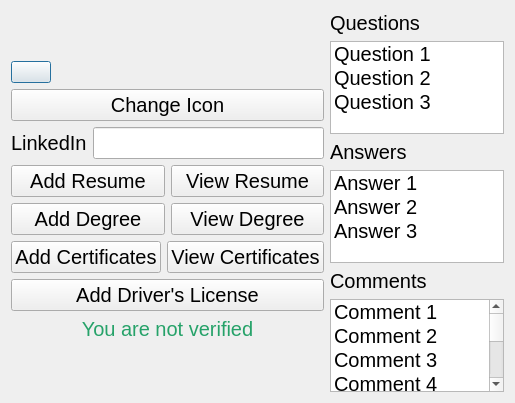
<?xml version="1.0" encoding="UTF-8"?>
<ui version="4.0">
 <class>Profile</class>
 <widget class="QDialog" name="Profile">
  <property name="geometry">
   <rect>
    <x>0</x>
    <y>0</y>
    <width>515</width>
    <height>403</height>
   </rect>
  </property>
  <property name="windowTitle">
   <string>Profile</string>
  </property>
  <layout class="QGridLayout" name="gridLayout">
   <item row="0" column="0">
    <layout class="QHBoxLayout" name="horizontalLayout_8">
     <item>
      <layout class="QVBoxLayout" name="verticalLayout_5">
       <item>
        <layout class="QVBoxLayout" name="verticalLayout_4">
         <item>
          <widget class="QPushButton" name="pushButton_profilePic">
           <property name="sizePolicy">
            <sizepolicy hsizetype="Maximum" vsizetype="Maximum">
             <horstretch>0</horstretch>
             <verstretch>0</verstretch>
            </sizepolicy>
           </property>
           <property name="text">
            <string/>
           </property>
          </widget>
         </item>
         <item>
          <widget class="QPushButton" name="pushButton_viewIcon">
           <property name="font">
            <font>
             <pointsize>15</pointsize>
            </font>
           </property>
           <property name="text">
            <string>Change Icon</string>
           </property>
          </widget>
         </item>
         <item>
          <layout class="QVBoxLayout" name="verticalLayout">
           <item>
            <layout class="QHBoxLayout" name="horizontalLayout">
             <item>
              <widget class="QLabel" name="label_4">
               <property name="sizePolicy">
                <sizepolicy hsizetype="Preferred" vsizetype="Maximum">
                 <horstretch>0</horstretch>
                 <verstretch>0</verstretch>
                </sizepolicy>
               </property>
               <property name="font">
                <font>
                 <pointsize>15</pointsize>
                </font>
               </property>
               <property name="text">
                <string>LinkedIn</string>
               </property>
              </widget>
             </item>
             <item>
              <widget class="QLineEdit" name="lineEdit_LinkedInLine">
               <property name="sizePolicy">
                <sizepolicy hsizetype="Expanding" vsizetype="Maximum">
                 <horstretch>0</horstretch>
                 <verstretch>0</verstretch>
                </sizepolicy>
               </property>
               <property name="font">
                <font>
                 <pointsize>15</pointsize>
                </font>
               </property>
              </widget>
             </item>
            </layout>
           </item>
           <item>
            <layout class="QHBoxLayout" name="horizontalLayout_2">
             <item>
              <widget class="QPushButton" name="pushButton_AddResume">
               <property name="font">
                <font>
                 <pointsize>15</pointsize>
                </font>
               </property>
               <property name="text">
                <string>Add Resume</string>
               </property>
              </widget>
             </item>
             <item>
              <widget class="QPushButton" name="pushButton_ViewResume">
               <property name="font">
                <font>
                 <pointsize>15</pointsize>
                </font>
               </property>
               <property name="text">
                <string>View Resume</string>
               </property>
              </widget>
             </item>
            </layout>
           </item>
           <item>
            <layout class="QHBoxLayout" name="horizontalLayout_3">
             <item>
              <widget class="QPushButton" name="pushButton_AddDegree">
               <property name="font">
                <font>
                 <pointsize>15</pointsize>
                </font>
               </property>
               <property name="text">
                <string>Add Degree</string>
               </property>
              </widget>
             </item>
             <item>
              <widget class="QPushButton" name="pushButton_ViewDegree">
               <property name="font">
                <font>
                 <pointsize>15</pointsize>
                </font>
               </property>
               <property name="text">
                <string>View Degree</string>
               </property>
              </widget>
             </item>
            </layout>
           </item>
           <item>
            <layout class="QHBoxLayout" name="horizontalLayout_4">
             <item>
              <widget class="QPushButton" name="pushButton_AddCertificates">
               <property name="font">
                <font>
                 <pointsize>15</pointsize>
                </font>
               </property>
               <property name="text">
                <string>Add Certificates</string>
               </property>
              </widget>
             </item>
             <item>
              <widget class="QPushButton" name="pushButton_ViewCertificates">
               <property name="font">
                <font>
                 <pointsize>15</pointsize>
                </font>
               </property>
               <property name="text">
                <string>View Certificates</string>
               </property>
              </widget>
             </item>
            </layout>
           </item>
           <item>
            <widget class="QPushButton" name="pushButton_AddDriverLicense">
             <property name="font">
              <font>
               <pointsize>15</pointsize>
              </font>
             </property>
             <property name="text">
              <string>Add Driver's License</string>
             </property>
            </widget>
           </item>
           <item>
            <widget class="QLabel" name="label_5">
             <property name="sizePolicy">
              <sizepolicy hsizetype="Preferred" vsizetype="Maximum">
               <horstretch>0</horstretch>
               <verstretch>0</verstretch>
              </sizepolicy>
             </property>
             <property name="palette">
              <palette>
               <active>
                <colorrole role="WindowText">
                 <brush brushstyle="SolidPattern">
                  <color alpha="255">
                   <red>38</red>
                   <green>162</green>
                   <blue>105</blue>
                  </color>
                 </brush>
                </colorrole>
               </active>
               <inactive>
                <colorrole role="WindowText">
                 <brush brushstyle="SolidPattern">
                  <color alpha="255">
                   <red>38</red>
                   <green>162</green>
                   <blue>105</blue>
                  </color>
                 </brush>
                </colorrole>
               </inactive>
               <disabled/>
              </palette>
             </property>
             <property name="font">
              <font>
               <pointsize>15</pointsize>
              </font>
             </property>
             <property name="text">
              <string>You are not verified</string>
             </property>
             <property name="alignment">
              <set>Qt::AlignmentFlag::AlignCenter</set>
             </property>
            </widget>
           </item>
          </layout>
         </item>
        </layout>
       </item>
      </layout>
     </item>
     <item>
      <layout class="QVBoxLayout" name="verticalLayout_7">
       <item>
        <widget class="QLabel" name="label">
         <property name="sizePolicy">
          <sizepolicy hsizetype="Preferred" vsizetype="Maximum">
           <horstretch>0</horstretch>
           <verstretch>0</verstretch>
          </sizepolicy>
         </property>
         <property name="font">
          <font>
           <pointsize>15</pointsize>
          </font>
         </property>
         <property name="text">
          <string>Questions</string>
         </property>
        </widget>
       </item>
       <item>
        <widget class="QListWidget" name="listWidget_postsFromProfile">
         <property name="palette">
          <palette>
           <active>
            <colorrole role="Highlight">
             <brush brushstyle="SolidPattern">
              <color alpha="255">
               <red>146</red>
               <green>194</green>
               <blue>242</blue>
              </color>
             </brush>
            </colorrole>
            <colorrole role="HighlightedText">
             <brush brushstyle="SolidPattern">
              <color alpha="255">
               <red>0</red>
               <green>0</green>
               <blue>0</blue>
              </color>
             </brush>
            </colorrole>
           </active>
           <inactive>
            <colorrole role="Highlight">
             <brush brushstyle="SolidPattern">
              <color alpha="255">
               <red>146</red>
               <green>194</green>
               <blue>242</blue>
              </color>
             </brush>
            </colorrole>
            <colorrole role="HighlightedText">
             <brush brushstyle="SolidPattern">
              <color alpha="255">
               <red>0</red>
               <green>0</green>
               <blue>0</blue>
              </color>
             </brush>
            </colorrole>
           </inactive>
           <disabled>
            <colorrole role="HighlightedText">
             <brush brushstyle="SolidPattern">
              <color alpha="255">
               <red>0</red>
               <green>0</green>
               <blue>0</blue>
              </color>
             </brush>
            </colorrole>
           </disabled>
          </palette>
         </property>
         <property name="font">
          <font>
           <pointsize>15</pointsize>
          </font>
         </property>
         <item>
          <property name="text">
           <string>Question 1</string>
          </property>
         </item>
         <item>
          <property name="text">
           <string>Question 2</string>
          </property>
         </item>
         <item>
          <property name="text">
           <string>Question 3</string>
          </property>
         </item>
        </widget>
       </item>
       <item>
        <widget class="QLabel" name="label_3">
         <property name="sizePolicy">
          <sizepolicy hsizetype="Preferred" vsizetype="Maximum">
           <horstretch>0</horstretch>
           <verstretch>0</verstretch>
          </sizepolicy>
         </property>
         <property name="font">
          <font>
           <pointsize>15</pointsize>
          </font>
         </property>
         <property name="text">
          <string>Answers</string>
         </property>
        </widget>
       </item>
       <item>
        <widget class="QListWidget" name="listWidget_answersFromProfile">
         <property name="palette">
          <palette>
           <active>
            <colorrole role="Highlight">
             <brush brushstyle="SolidPattern">
              <color alpha="255">
               <red>146</red>
               <green>194</green>
               <blue>242</blue>
              </color>
             </brush>
            </colorrole>
            <colorrole role="HighlightedText">
             <brush brushstyle="SolidPattern">
              <color alpha="255">
               <red>0</red>
               <green>0</green>
               <blue>0</blue>
              </color>
             </brush>
            </colorrole>
           </active>
           <inactive>
            <colorrole role="Highlight">
             <brush brushstyle="SolidPattern">
              <color alpha="255">
               <red>146</red>
               <green>194</green>
               <blue>242</blue>
              </color>
             </brush>
            </colorrole>
            <colorrole role="HighlightedText">
             <brush brushstyle="SolidPattern">
              <color alpha="255">
               <red>0</red>
               <green>0</green>
               <blue>0</blue>
              </color>
             </brush>
            </colorrole>
           </inactive>
           <disabled>
            <colorrole role="HighlightedText">
             <brush brushstyle="SolidPattern">
              <color alpha="255">
               <red>0</red>
               <green>0</green>
               <blue>0</blue>
              </color>
             </brush>
            </colorrole>
           </disabled>
          </palette>
         </property>
         <property name="font">
          <font>
           <pointsize>15</pointsize>
          </font>
         </property>
         <item>
          <property name="text">
           <string>Answer 1</string>
          </property>
         </item>
         <item>
          <property name="text">
           <string>Answer 2</string>
          </property>
         </item>
         <item>
          <property name="text">
           <string>Answer 3</string>
          </property>
         </item>
        </widget>
       </item>
       <item>
        <widget class="QLabel" name="label_2">
         <property name="sizePolicy">
          <sizepolicy hsizetype="Preferred" vsizetype="Maximum">
           <horstretch>0</horstretch>
           <verstretch>0</verstretch>
          </sizepolicy>
         </property>
         <property name="font">
          <font>
           <pointsize>15</pointsize>
          </font>
         </property>
         <property name="text">
          <string>Comments</string>
         </property>
        </widget>
       </item>
       <item>
        <widget class="QListWidget" name="listWidget_commentsFromProfile">
         <property name="palette">
          <palette>
           <active>
            <colorrole role="Highlight">
             <brush brushstyle="SolidPattern">
              <color alpha="255">
               <red>146</red>
               <green>194</green>
               <blue>242</blue>
              </color>
             </brush>
            </colorrole>
            <colorrole role="HighlightedText">
             <brush brushstyle="SolidPattern">
              <color alpha="255">
               <red>0</red>
               <green>0</green>
               <blue>0</blue>
              </color>
             </brush>
            </colorrole>
           </active>
           <inactive>
            <colorrole role="Highlight">
             <brush brushstyle="SolidPattern">
              <color alpha="255">
               <red>146</red>
               <green>194</green>
               <blue>242</blue>
              </color>
             </brush>
            </colorrole>
            <colorrole role="HighlightedText">
             <brush brushstyle="SolidPattern">
              <color alpha="255">
               <red>0</red>
               <green>0</green>
               <blue>0</blue>
              </color>
             </brush>
            </colorrole>
           </inactive>
           <disabled>
            <colorrole role="HighlightedText">
             <brush brushstyle="SolidPattern">
              <color alpha="255">
               <red>0</red>
               <green>0</green>
               <blue>0</blue>
              </color>
             </brush>
            </colorrole>
           </disabled>
          </palette>
         </property>
         <property name="font">
          <font>
           <pointsize>15</pointsize>
          </font>
         </property>
         <item>
          <property name="text">
           <string>Comment 1</string>
          </property>
         </item>
         <item>
          <property name="text">
           <string>Comment 2</string>
          </property>
         </item>
         <item>
          <property name="text">
           <string>Comment 3</string>
          </property>
         </item>
         <item>
          <property name="text">
           <string>Comment 4</string>
          </property>
         </item>
         <item>
          <property name="text">
           <string>Comment 5</string>
          </property>
         </item>
         <item>
          <property name="text">
           <string>Comment 6</string>
          </property>
         </item>
         <item>
          <property name="text">
           <string>Comment 7</string>
          </property>
         </item>
        </widget>
       </item>
      </layout>
     </item>
    </layout>
   </item>
  </layout>
 </widget>
 <resources/>
 <connections/>
</ui>
